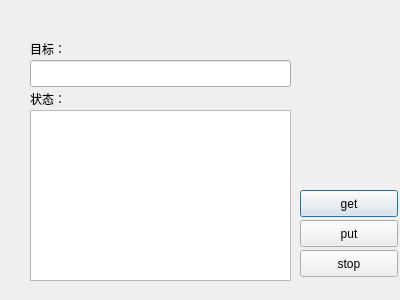
<?xml version="1.0" encoding="UTF-8"?>
<ui version="4.0">
 <class>Dialog</class>
 <widget class="QDialog" name="Dialog">
  <property name="geometry">
   <rect>
    <x>0</x>
    <y>0</y>
    <width>400</width>
    <height>300</height>
   </rect>
  </property>
  <property name="windowTitle">
   <string>Dialog</string>
  </property>
  <widget class="QLineEdit" name="edtDst">
   <property name="geometry">
    <rect>
     <x>30</x>
     <y>60</y>
     <width>261</width>
     <height>27</height>
    </rect>
   </property>
  </widget>
  <widget class="QLabel" name="label">
   <property name="geometry">
    <rect>
     <x>30</x>
     <y>40</y>
     <width>66</width>
     <height>17</height>
    </rect>
   </property>
   <property name="text">
    <string>目标：</string>
   </property>
  </widget>
  <widget class="QTextBrowser" name="textBrowser">
   <property name="geometry">
    <rect>
     <x>30</x>
     <y>110</y>
     <width>261</width>
     <height>171</height>
    </rect>
   </property>
  </widget>
  <widget class="QLabel" name="label_2">
   <property name="geometry">
    <rect>
     <x>30</x>
     <y>90</y>
     <width>66</width>
     <height>17</height>
    </rect>
   </property>
   <property name="text">
    <string>状态：</string>
   </property>
  </widget>
  <widget class="QPushButton" name="pushButton">
   <property name="geometry">
    <rect>
     <x>300</x>
     <y>190</y>
     <width>98</width>
     <height>27</height>
    </rect>
   </property>
   <property name="text">
    <string>get</string>
   </property>
  </widget>
  <widget class="QPushButton" name="pushButton_2">
   <property name="geometry">
    <rect>
     <x>300</x>
     <y>220</y>
     <width>98</width>
     <height>27</height>
    </rect>
   </property>
   <property name="text">
    <string>put</string>
   </property>
  </widget>
  <widget class="QPushButton" name="pushButton_3">
   <property name="geometry">
    <rect>
     <x>300</x>
     <y>250</y>
     <width>98</width>
     <height>27</height>
    </rect>
   </property>
   <property name="text">
    <string>stop</string>
   </property>
  </widget>
 </widget>
 <layoutdefault spacing="6" margin="11"/>
 <resources/>
 <connections/>
</ui>
